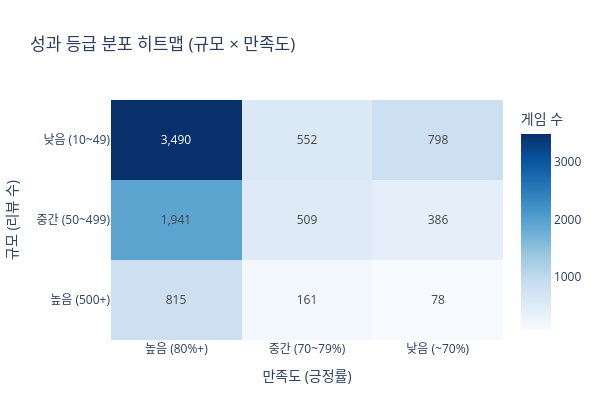

Notebook code cell kept with this figure:
### Markdown cell above
## 5. 성과 등급 히트맵 (3×3)

### Code cell
scale_order  = ['high', 'mid', 'low']
sat_order    = ['high', 'mid', 'low']
scale_labels = ['높음 (500+)', '중간 (50~499)', '낮음 (10~49)']
sat_labels   = ['높음 (80%+)', '중간 (70~79%)', '낮음 (~70%)']

pivot = (
    games.groupby(['scale_grade', 'satisfaction_grade'])
    .size()
    .unstack()
    .reindex(index=scale_order, columns=sat_order)
)

fig = go.Figure(go.Heatmap(
    z=pivot.values,
    x=sat_labels,
    y=scale_labels,
    text=pivot.values,
    texttemplate='%{text:,}',
    colorscale='Blues',
    colorbar=dict(title='게임 수'),
))
fig.update_layout(
    title='성과 등급 분포 히트맵 (규모 × 만족도)',
    xaxis_title='만족도 (긍정률)',
    yaxis_title='규모 (리뷰 수)',
    width=600,
    height=420,
)
fig.show()

### Figure 1 — Plotly figure (JSON) as saved in the notebook; plotly's stock layout.template omitted (floating-point values rounded to 4 significant figures)
{"data": [{"colorbar": {"title": {"text": "게임 수"}}, "colorscale": [[0, "rgb(247,251,255)"], [0.125, "rgb(222,235,247)"], [0.25, "rgb(198,219,239)"], [0.375, "rgb(158,202,225)"], [0.5, "rgb(107,174,214)"], [0.625, "rgb(66,146,198)"], [0.75, "rgb(33,113,181)"], [0.875, "rgb(8,81,156)"], [1, "rgb(8,48,107)"]], "text": [[815, 161, 78], [1941, 509, 386], [3490, 552, 798]], "texttemplate": "%{text:,}", "type": "heatmap", "x": ["높음 (80%+)", "중간 (70~79%)", "낮음 (~70%)"], "y": ["높음 (500+)", "중간 (50~499)", "낮음 (10~49)"], "z": [[815, 161, 78], [1941, 509, 386], [3490, 552, 798]]}], "layout": {"height": 420, "title": {"text": "성과 등급 분포 히트맵 (규모 × 만족도)"}, "width": 600, "xaxis": {"title": {"text": "만족도 (긍정률)"}}, "yaxis": {"title": {"text": "규모 (리뷰 수)"}}}}
